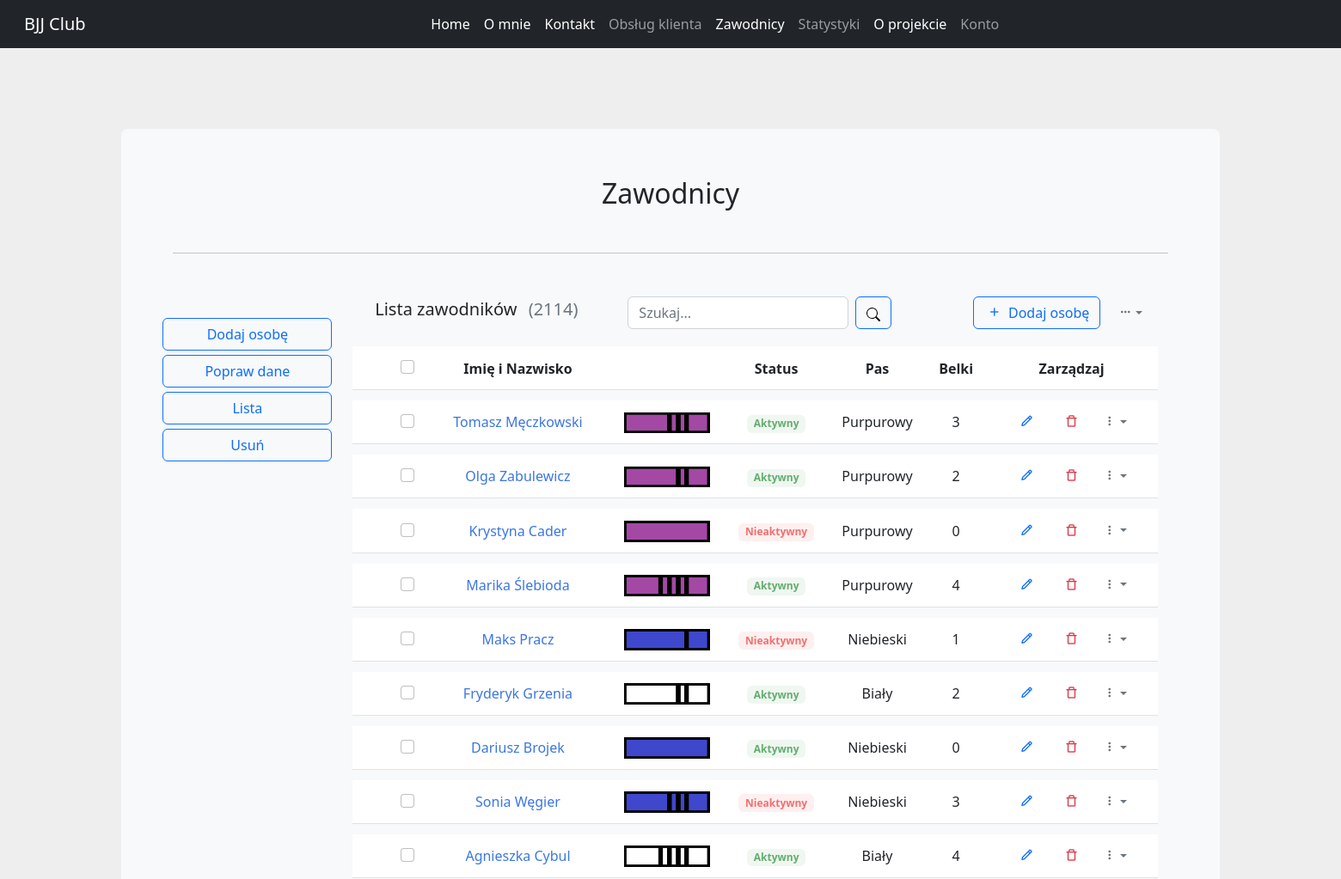
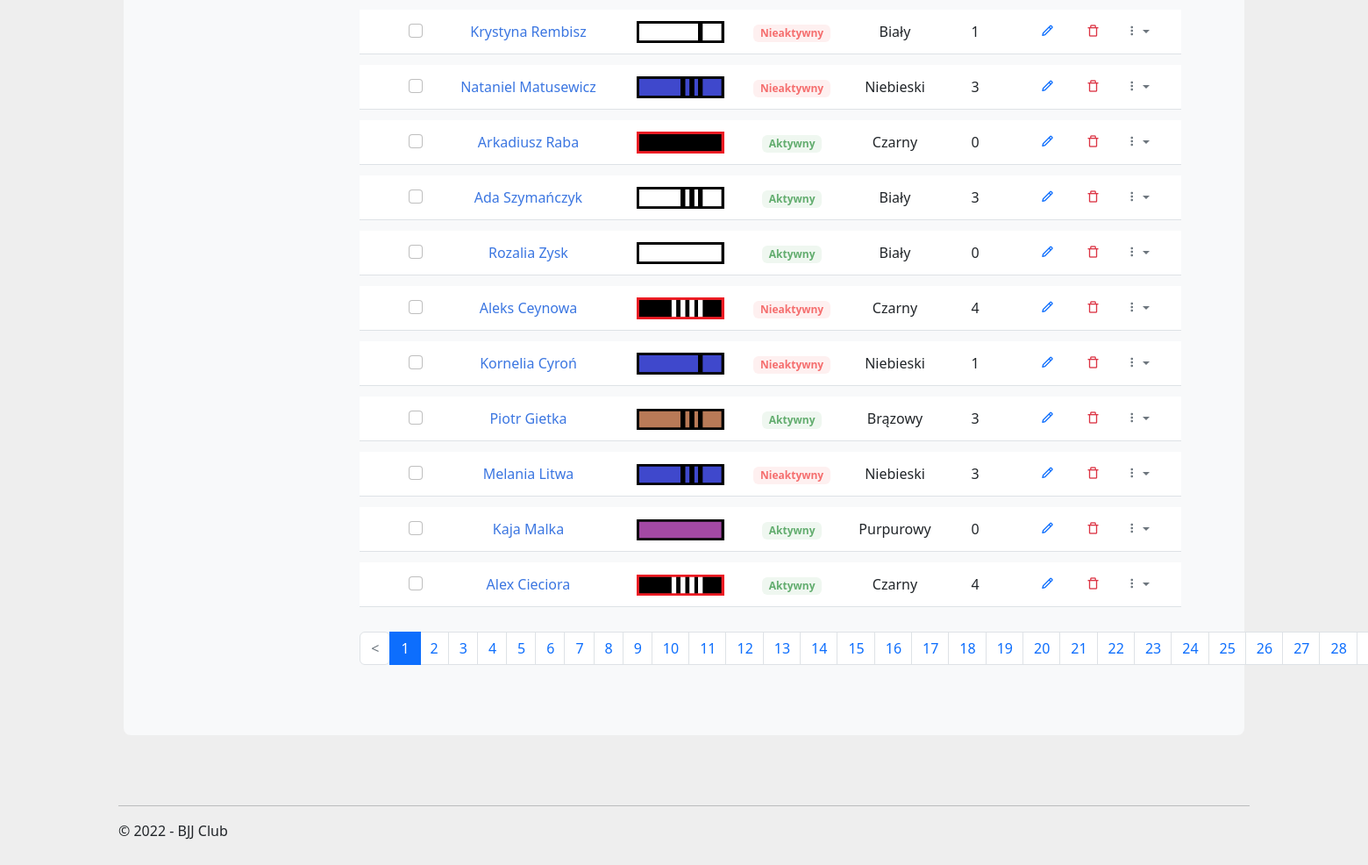
The app's page /zawodnicy/ with its own data (2 pictures, top to bottom).
### players/models.py (models this page shows, shortened)
class Player(models.Model):
    class Belts(models.TextChoices):
        WHITE = "Biały", "Biały"
        BLUE = "Niebieski", "Niebieski"
        PURPLE = "Purpurowy", "Purpurowy"
        BROWN = "Brązowy", "Brązowy"
        BLACK = "Czarny", "Czarny"
    class Stripes(models.TextChoices):
        ZERO = "0", "0"
        ONE = "1", "1"
        TWO = "2", "2"
        THREE = "3", "3"
        FOUR = "4", "4"
    class Gender(models.TextChoices):
        Male = "Mężczyzna", "Mężczyzna"
        Female = "Kobieta", "Kobieta"
    first_name = models.CharField(max_length=100)
    last_name = models.CharField(max_length=100)
    belt = models.CharField(max_length=30, choices=Belts.choices, default=Belts.WHITE)
    stripe = models.CharField(max_length=1, choices=Stripes.choices, default=Stripes.ZERO)
    gender = models.CharField(max_length=10, choices=Gender.choices, default=Gender.Male, blank=True)
    birth_date = models.DateField(blank=True, null=True)
    first_training = models.DateField(blank=True, null=True)
    last_training = models.DateField(blank=True, null=True)
    created = models.DateTimeField(auto_now_add=True)
    modified = models.DateTimeField(auto_now=True)
    email = models.EmailField(null=True, blank=True)
    active = models.BooleanField(default=False)
    class Meta:
        ordering = ['id']

### players/views.py (the view, shortened to what this page needs)
# urls.py: path("", players, name="players_list"),
def players(request):
    players = Player.objects.all()
    first_names = []
    last_names = []
    for i in players:
        first_names.append(i.first_name)
        last_names.append(i.last_name)
    players = Paginator(players, 20)
    count_players = players.count
    current_page = request.GET.get('page')
    players = players.get_page(current_page)
    context = {"count_players": count_players,
               "players": players,
               }
    return render(request, "players_list.html", context)

### players/templatetags/extras.py (called while the page is built)
@register.simple_tag
def belt_png(belt, stripe):
    belts = {"Biały": 1,
             "Niebieski": 2,
             "Purpurowy": 3,
             "Brązowy": 4,
             "Czarny": 5}
    belt_index = belts[belt]
    result = f"/static/images/belts/{belt_index}.{stripe}.{belt}.png"
    return result

### players/templates/players_list.html (shortened to what this page needs)
{% extends "inner_layout.html" %}
{% block body %}
<link rel="stylesheet" href="https://cdnjs.cloudflare.com/ajax/libs/boxicons/2.1.0/css/boxicons.min.css" />
<link rel="stylesheet" href="https://cdnjs.cloudflare.com/ajax/libs/MaterialDesign-Webfont/5.3.45/css/materialdesignicons.css" />
<link rel="stylesheet" type="text/css" href="/static/css/player_list_1.css" />
<link rel="stylesheet" type="text/css" href="/static/css/player_list_2.css" />
<div class="container">
    <div class="row align-items-center">
        <div class="col-md-4">
            <div class="mb-3">
                <h5 class="card-title">Lista zawodników <span class="text-muted fw-normal ms-2">({{count_players}})</span></h5>
            </div>
        </div>
        <div class="col-md-5">
            <div class="mb-2">
                <form class="row g-2" method="POST">
                    <div class="col-auto">
                        <input class="form-control" list="datalistOptions" id="searchbar" name="searchbar" placeholder="Szukaj..." aria-label="">
                    </div>
                    <div class="col-auto">
                        <button type="submit" class="btn btn-outline-primary">
                            <img src="/static/images/search.svg" alt="">
                        </button>
                    </div>
                </form>
            </div>
        </div>
        <div class="col-md-3">
            <div class="d-flex flex-wrap align-items-center justify-content-end gap-2 mb-2">
                <div>
                    <a href="{% url 'players:players_add' %}" class="btn btn-outline-primary"><i class="bx bx-plus me-1"></i> Dodaj osobę</a>
                </div>
                <div class="dropdown">
                    <a class="btn btn-link text-muted py-1 font-size-16 shadow-none dropdown-toggle" href="#" role="button" data-bs-toggle="dropdown" aria-expanded="false"><i class="bx bx-dots-horizontal-rounded"></i></a>
                </div>
            </div>
        </div>
    </div>
    <div class="row">
        <div class="col-lg-12">
            <div class="">
                <div class="table-responsive">
                    <table class="table project-list-table table-nowrap align-middle table-borderless">
                        <thead>
                            <tr>
                                <th scope="col" class="ps-4" style="width: 50px;">
                                    <div class="form-check font-size-16"><input type="checkbox" class="form-check-input" id="contacusercheck" /><label class="form-check-label" for="contacusercheck"></label></div>
                                </th>
                                <th scope="col">Imię i Nazwisko</th>
                                <th scope="col"></th>
                                <th scope="col">Status</th>
                                <th scope="col">Pas</th>
                                <th scope="col">Belki</th>
                                <th scope="col" style="width: 200px;">Zarządzaj</th>
                            </tr>
                        </thead>
                        <tbody>
                        {% load extras %}
                        {% for player in players %}
                        <tr>
                            <th scope="row" class="ps-4">
                                <div class="form-check font-size-16"><input type="checkbox" class="form-check-input" id="contacusercheck0" /><label class="form-check-label" for="contacusercheck0"></label></div>
                            </th>
                            <td>
                                <a href="{% url 'players:player_profile' player.id %}" class="link_custom">{{player.first_name}}  {{player.last_name}}</a>
                            </td>
                            <td><img src= {% belt_png player.belt player.stripe %} alt=" " style="width: 100px; margin-left: 10px;"/></td>
                            {% if player.active %}
                            <td><span class="badge badge-soft-success mb-0">Aktywny</span></td>
                            {% else %}
                            <td><span class="badge badge-soft-danger mb-0">Nieaktywny</span></td>
                            {% endif %}
                            <td>{{player.belt}}</td>
                            <td>{{player.stripe}}</td>
                            <td>
                                <ul class="list-inline mb-0">
                                    <li class="list-inline-item">
                                        <a href="javascript:void(0);" data-bs-toggle="tooltip" data-bs-placement="top" title="Edit" class="px-2 text-primary"><i class="bx bx-pencil font-size-18"></i></a>
                                    </li>
                                    <li class="list-inline-item">
                                        <a href="javascript:void(0);" data-bs-toggle="tooltip" data-bs-placement="top" title="Delete" class="px-2 text-danger"><i class="bx bx-trash-alt font-size-18"></i></a>
                                    </li>
                                    <li class="list-inline-item dropdown">
                                        <a class="text-muted dropdown-toggle font-size-18 px-2" href="#" role="button" data-bs-toggle="dropdown" aria-haspopup="true"><i class="bx bx-dots-vertical-rounded"></i></a>
                                    </li>
                                </ul>
                            </td>
                        </tr>
                        {% endfor %}
                        </tbody>
                    </table>
                </div>
            </div>
        </div>
    </div>
    <div class="row g-0 align-items-center pb-4">
        <div class="col-sm-12">
                <nav aria-label="Page navigation">
                    <ul class="pagination mb-sm-0">
                    {% if players.has_previous %}
                        <li class="page-item">
                        <a class="page-link" href="?page={{ players.previous_page_number }}"> < </a>
                        </li>
                    {% else %}
                        <li class="page-item disabled">
                        <a class="page-link" href="#" tabindex="-1" aria-disabled="True"> < </a>
                        </li>
                    {% endif %}
                    {% for i in players.paginator.page_range %}
                    {% if players.number == i %}
                        <li class="page-item active" aria-current="page">
                            <span class="page-link">
                            {{ i }}
                            </span>
                        </li>
                    {% else %}
                        <li class="page-item"><a class="page-link" href="?page={{ i }}">{{ i }}</a></li>
                    {% endif %}
                    {% endfor %}
                    </ul>
                </nav>
        </div>
</div>
</div>
{% endblock %}

### main/static/css/site.css (style rules this page uses)
body { padding-top: 50px; padding-bottom: 20px; }
input, select, textarea { max-width: 280px; }

### main/static/css/player_list_1.css (style rules this page uses)
body { margin-top:20px; background-color:#eee; }
.project-list-table { border-collapse: separate; border-spacing: 0 12px }
.project-list-table tr { background-color: #fff }
.table-nowrap td, .table-nowrap th { white-space: nowrap; }
.table-borderless>:not(caption)>*>* { border-bottom-width: 0; }
.table>:not(caption)>*>* { padding: 0.75rem 0.75rem; background-color: var(--bs-table-bg); border-bottom-width: 1px; box-shadow: inset 0 0 0 9999px var(--bs-table-accent-bg); }
img, svg { vertical-align: middle; }
a { color: #3b76e1; text-decoration: none; }
.badge-soft-danger { color: #f56e6e !important; background-color: rgba(245,110,110,.1); }
.badge-soft-success { color: #63ad6f !important; background-color: rgba(99,173,111,.1); }

### main/static/css/player_list_2.css (style rules this page uses)
a.link_custom { text-decoration: none; }

### records on screen
Player: first_name "Tomasz", last_name "Męczkowski", belt+stripe (picture), active "Aktywny", belt "Purpurowy", stripe "3"
Player: first_name "Olga", last_name "Zabulewicz", belt+stripe (picture), active "Aktywny", belt "Purpurowy", stripe "2"
Player: first_name "Krystyna", last_name "Cader", belt+stripe (picture), active "Nieaktywny", belt "Purpurowy", stripe "0"
Player: first_name "Marika", last_name "Ślebioda", belt+stripe (picture), active "Aktywny", belt "Purpurowy", stripe "4"
Player: first_name "Maks", last_name "Pracz", belt+stripe (picture), active "Nieaktywny", belt "Niebieski", stripe "1"
Player: first_name "Fryderyk", last_name "Grzenia", belt+stripe (picture), active "Aktywny", belt "Biały", stripe "2"
Player: first_name "Dariusz", last_name "Brojek", belt+stripe (picture), active "Aktywny", belt "Niebieski", stripe "0"
Player: first_name "Sonia", last_name "Węgier", belt+stripe (picture), active "Nieaktywny", belt "Niebieski", stripe "3"
Player: first_name "Agnieszka", last_name "Cybul", belt+stripe (picture), active "Aktywny", belt "Biały", stripe "4"
Player: first_name "Krystyna", last_name "Rembisz", belt+stripe (picture), active "Nieaktywny", belt "Biały", stripe "1"
Player: first_name "Nataniel", last_name "Matusewicz", belt+stripe (picture), active "Nieaktywny", belt "Niebieski", stripe "3"
Player: first_name "Arkadiusz", last_name "Raba", belt+stripe (picture), active "Aktywny", belt "Czarny", stripe "0"
Player: first_name "Ada", last_name "Szymańczyk", belt+stripe (picture), active "Aktywny", belt "Biały", stripe "3"
Player: first_name "Rozalia", last_name "Zysk", belt+stripe (picture), active "Aktywny", belt "Biały", stripe "0"
Player: first_name "Aleks", last_name "Ceynowa", belt+stripe (picture), active "Nieaktywny", belt "Czarny", stripe "4"
Player: first_name "Kornelia", last_name "Cyroń", belt+stripe (picture), active "Nieaktywny", belt "Niebieski", stripe "1"
Player: first_name "Piotr", last_name "Gietka", belt+stripe (picture), active "Aktywny", belt "Brązowy", stripe "3"
Player: first_name "Melania", last_name "Litwa", belt+stripe (picture), active "Nieaktywny", belt "Niebieski", stripe "3"
Player: first_name "Kaja", last_name "Malka", belt+stripe (picture), active "Aktywny", belt "Purpurowy", stripe "0"
Player: first_name "Alex", last_name "Cieciora", belt+stripe (picture), active "Aktywny", belt "Czarny", stripe "4"

### other values on screen
{{ count_players }} "2114"
{{ i }} "1"
{{ i }} "2" "3" "4" "5" "6" "7" "8" "9" "10" "11" "12" "13" "14" "15" "16" "17" "18" "19" "20" "21" "22" "23" "24" "25" "26" "27" "28"
